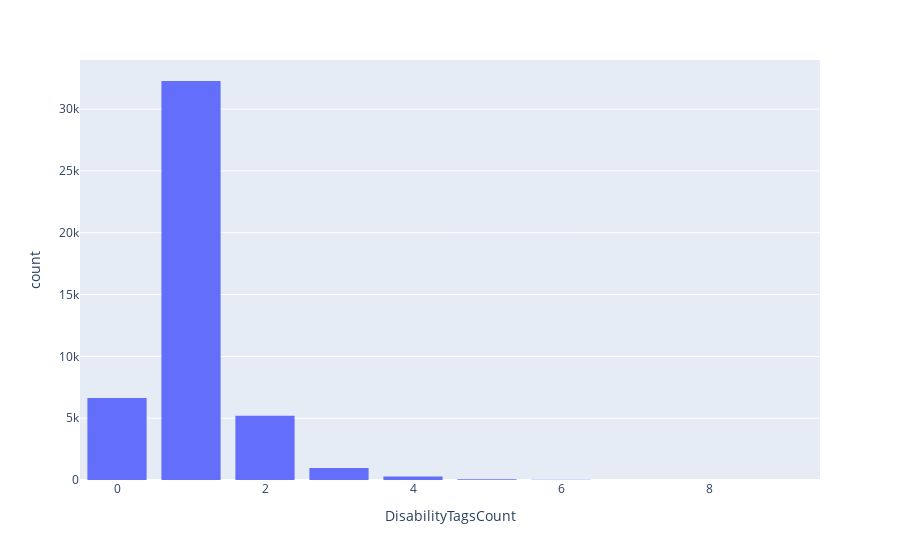

Here is the notebook cell this chart was saved with:
### Markdown cell above
## Disability RATAS TAgs

### Code cell
fig = px.histogram(stories_df.DisabilityTagsCount,x='DisabilityTagsCount')
fig.update_layout(bargap=0.2)
fig.show()

### Figure 1 — Plotly figure (JSON) as saved in the notebook; plotly's stock layout.template omitted (floating-point values rounded to 4 significant figures; data arrays with more than 128 entries replaced by an {"elided": "..."} marker saying what was removed)
{"data": [{"alignmentgroup": "True", "bingroup": "x", "hovertemplate": "DisabilityTagsCount=%{x}<br>count=%{y}<extra></extra>", "legendgroup": "", "marker": {"color": "#636efa", "pattern": {"shape": ""}}, "name": "", "offsetgroup": "", "orientation": "v", "showlegend": false, "type": "histogram", "x": {"elided": "45444 int values"}, "xaxis": "x", "yaxis": "y"}], "layout": {"bargap": 0.2, "barmode": "relative", "legend": {"tracegroupgap": 0}, "margin": {"t": 60}, "xaxis": {"anchor": "y", "domain": [0, 1], "title": {"text": "DisabilityTagsCount"}}, "yaxis": {"anchor": "x", "domain": [0, 1], "title": {"text": "count"}}}}
